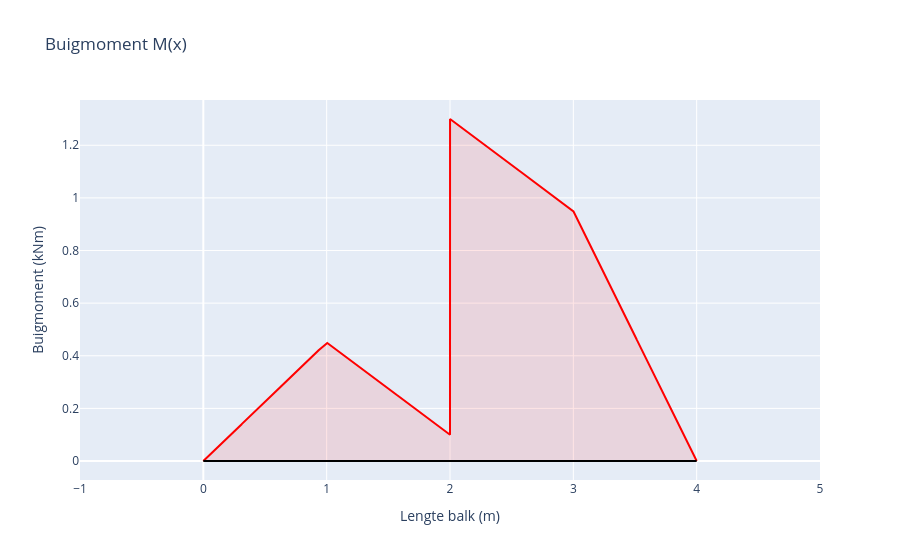

Here is the notebook cell this chart was saved with:
### Markdown cell above
## Buigmomentgrafiek

### Code cell
layout = go.Layout(
    title="Buigmoment M(x)",
    xaxis=dict(dtick=1,title="Lengte balk (m)", range=[-1, lengteBalk+1]),
    yaxis=dict(title="Buigmoment (kNm)"),
    showlegend=False
)

line = go.Scatter(
    x=X,
    y= sum(bendingMoment),
    mode='lines',
    name='Buigmoment (kNm)',
    fill = 'tonexty',
    line_color='red',
    fillcolor='rgba(255,0,0,0.1)'
)

axis = go.Scatter(
    x= [0,lengteBalk],
    y= [0,0],
    mode='lines',
    line_color='black'
)

fig= go.Figure(data=[line, axis], layout=layout)
fig.show()

### Figure 1 — Plotly figure (JSON) as saved in the notebook; plotly's stock layout.template omitted (floating-point values rounded to 4 significant figures; data arrays with more than 128 entries replaced by an {"elided": "..."} marker saying what was removed)
{"data": [{"fill": "tonexty", "fillcolor": "rgba(255,0,0,0.1)", "line": {"color": "red"}, "mode": "lines", "name": "Buigmoment (kNm)", "type": "scatter", "x": {"elided": "10002 float values"}, "y": {"elided": "10002 float values"}}, {"line": {"color": "black"}, "mode": "lines", "type": "scatter", "x": [0, 4], "y": [0, 0]}], "layout": {"autosize": true, "showlegend": false, "title": {"text": "Buigmoment M(x)"}, "xaxis": {"dtick": 1, "range": [-1, 5], "title": {"text": "Lengte balk (m)"}, "type": "linear"}, "yaxis": {"autorange": true, "range": [-0.07221, 1.372], "title": {"text": "Buigmoment (kNm)"}, "type": "linear"}}}
